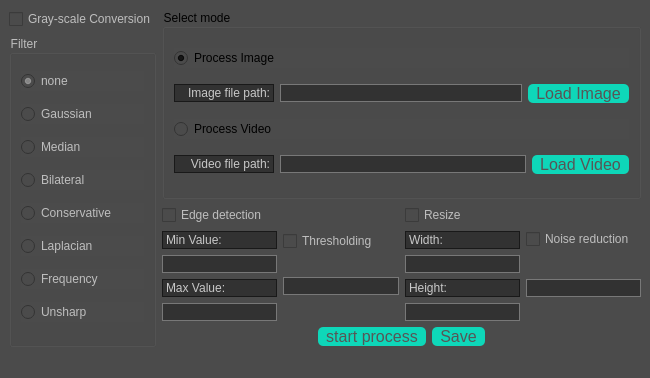
<?xml version="1.0" encoding="UTF-8"?>
<ui version="4.0">
 <class>MainWindow</class>
 <widget class="QMainWindow" name="MainWindow">
  <property name="geometry">
   <rect>
    <x>0</x>
    <y>0</y>
    <width>650</width>
    <height>378</height>
   </rect>
  </property>
  <property name="windowTitle">
   <string>MainWindow</string>
  </property>
  <property name="styleSheet">
   <string notr="true">QWidget{
background-color: rgb(75, 75, 75);
}
QComboBox{
background-color:rgb(50,50,50);
color:rgb(200,200,200)
}
QTreeView{
background-color:rgb(50,50,50);
border:1px solid rgb(25,25,25);
color:rgb(200,200,200)
}
QListView{
background-color:rgb(50,50,50);
border:1px solid rgb(25,25,25);
color:rgb(200,200,200)
}
QLineEdit{
color:rgb(200,200,200);
border:1px solid rgb(120,120,120);
background:rgb(50,50,50);
}
QPushButton {
  padding: 0px 8px;
  font-size: 16px;
  text-align: center;
  text-decoration: none;
  outline: none;
  color: rgb(86,86,86);
  background-color: rgb(14,215,185);
  border: none;
  border-radius: 5px;
}

QPushButton:hover {background-color:  rgb(0,172,142);}

QPushButton:hover:pressed {
  background-color: rgb(30,152,122);
}
QLabel{
border:1px solid rgb(25,25,25);
color:rgb(200,200,200);
position:absolute;
left:0;
top:0;
background:rgb(50,50,50);
}
QScrollBar:vertical {
	border:0px solid;
    background: rgb(50,50,50);
    width: 30px;
}
QScrollBar:horizontal {
	border:0px solid;
    background: rgb(50,50,50);
    height: 30px;
}
QScrollBar::handle:vertical {
    background: rgb(80,80,80);
	width:10px;
	margin:10px;
	border-radius:5px;
	min-height:30px;
}
QScrollBar::handle:horizontal {
    background: rgb(80,80,80);
	height:10px;
	margin:10px;
	border-radius:5px;
	min-width:30px;
}
QScrollBar::add-page, QScrollBar::sub-page{
background:none;
}
QScrollBar::add-page:vertical{
width:0px;
}
QScrollBar::sub-page:vertical{
width:0px;
}
QScrollBar::add-line:vertical {
width: 0px;
}
QScrollBar::sub-line:vertical {
width: 0px;
}
QScrollBar::add-page:horizontal{
height:0px;
}
QScrollBar::sub-page:horizontal{
height:0px;
}
QScrollBar::add-line:horizontal {
height: 0px;
}
QScrollBar::sub-line:horizontal {
height: 0px;
}
QScrollBar::left-arrow:horizontal, QScrollBar::right-arrow:horizontal {
    width:0px;
 }
QScrollBar::up-arrow:vertical, QScrollBar::down-arrow:vertical{
	height:0px;
}</string>
  </property>
  <widget class="QWidget" name="centralwidget">
   <property name="layoutDirection">
    <enum>Qt::LeftToRight</enum>
   </property>
   <layout class="QHBoxLayout" name="horizontalLayout_7">
    <item>
     <layout class="QVBoxLayout" name="verticalLayout_6">
      <item>
       <widget class="QCheckBox" name="cb_cvt2gray">
        <property name="enabled">
         <bool>false</bool>
        </property>
        <property name="text">
         <string>Gray-scale Conversion</string>
        </property>
       </widget>
      </item>
      <item>
       <widget class="QGroupBox" name="gb_filters">
        <property name="enabled">
         <bool>false</bool>
        </property>
        <property name="title">
         <string>Filter</string>
        </property>
        <layout class="QVBoxLayout" name="verticalLayout">
         <item>
          <widget class="QRadioButton" name="rb_none">
           <property name="text">
            <string>none</string>
           </property>
           <property name="checked">
            <bool>true</bool>
           </property>
          </widget>
         </item>
         <item>
          <widget class="QRadioButton" name="rb_gaussian">
           <property name="text">
            <string>Gaussian</string>
           </property>
          </widget>
         </item>
         <item>
          <widget class="QRadioButton" name="rb_median">
           <property name="text">
            <string>Median</string>
           </property>
          </widget>
         </item>
         <item>
          <widget class="QRadioButton" name="rb_bilateral">
           <property name="text">
            <string>Bilateral</string>
           </property>
          </widget>
         </item>
         <item>
          <widget class="QRadioButton" name="rb_conservative">
           <property name="text">
            <string>Conservative</string>
           </property>
          </widget>
         </item>
         <item>
          <widget class="QRadioButton" name="rb_laplacian">
           <property name="text">
            <string>Laplacian</string>
           </property>
          </widget>
         </item>
         <item>
          <widget class="QRadioButton" name="rb_frequency">
           <property name="text">
            <string>Frequency</string>
           </property>
          </widget>
         </item>
         <item>
          <widget class="QRadioButton" name="rb_unsharp">
           <property name="text">
            <string>Unsharp</string>
           </property>
          </widget>
         </item>
        </layout>
       </widget>
      </item>
     </layout>
    </item>
    <item>
     <layout class="QVBoxLayout" name="verticalLayout_8" stretch="0,1,0">
      <item>
       <widget class="QGroupBox" name="groupBox">
        <property name="title">
         <string>Select mode</string>
        </property>
        <layout class="QVBoxLayout" name="verticalLayout_7">
         <item>
          <widget class="QRadioButton" name="rb_image_process">
           <property name="text">
            <string>Process Image</string>
           </property>
           <property name="checked">
            <bool>true</bool>
           </property>
          </widget>
         </item>
         <item>
          <layout class="QHBoxLayout" name="horizontalLayout_3">
           <item>
            <widget class="QLabel" name="lbl_img_path">
             <property name="minimumSize">
              <size>
               <width>100</width>
               <height>18</height>
              </size>
             </property>
             <property name="maximumSize">
              <size>
               <width>100</width>
               <height>18</height>
              </size>
             </property>
             <property name="text">
              <string>Image file path:</string>
             </property>
             <property name="alignment">
              <set>Qt::AlignRight|Qt::AlignTrailing|Qt::AlignVCenter</set>
             </property>
            </widget>
           </item>
           <item>
            <widget class="QLineEdit" name="le_img_path"/>
           </item>
           <item>
            <widget class="QPushButton" name="btn_load_img">
             <property name="text">
              <string>Load Image</string>
             </property>
            </widget>
           </item>
          </layout>
         </item>
         <item>
          <widget class="QRadioButton" name="rb_video_process">
           <property name="text">
            <string>Process Video</string>
           </property>
          </widget>
         </item>
         <item>
          <layout class="QHBoxLayout" name="horizontalLayout_2">
           <item>
            <widget class="QLabel" name="lbl_video_path">
             <property name="minimumSize">
              <size>
               <width>100</width>
               <height>18</height>
              </size>
             </property>
             <property name="maximumSize">
              <size>
               <width>100</width>
               <height>18</height>
              </size>
             </property>
             <property name="text">
              <string>Video file path:</string>
             </property>
             <property name="alignment">
              <set>Qt::AlignRight|Qt::AlignTrailing|Qt::AlignVCenter</set>
             </property>
            </widget>
           </item>
           <item>
            <widget class="QLineEdit" name="le_video_path">
             <property name="enabled">
              <bool>false</bool>
             </property>
            </widget>
           </item>
           <item>
            <widget class="QPushButton" name="btn_load_video">
             <property name="enabled">
              <bool>false</bool>
             </property>
             <property name="text">
              <string>Load Video</string>
             </property>
            </widget>
           </item>
          </layout>
         </item>
        </layout>
       </widget>
      </item>
      <item>
       <layout class="QHBoxLayout" name="horizontalLayout">
        <item>
         <layout class="QVBoxLayout" name="verticalLayout_2">
          <item>
           <widget class="QCheckBox" name="cb_edge_detection">
            <property name="enabled">
             <bool>false</bool>
            </property>
            <property name="text">
             <string>Edge detection</string>
            </property>
           </widget>
          </item>
          <item>
           <widget class="QLabel" name="lbl_min_val">
            <property name="enabled">
             <bool>false</bool>
            </property>
            <property name="minimumSize">
             <size>
              <width>0</width>
              <height>18</height>
             </size>
            </property>
            <property name="maximumSize">
             <size>
              <width>16777215</width>
              <height>18</height>
             </size>
            </property>
            <property name="text">
             <string>Min Value:</string>
            </property>
           </widget>
          </item>
          <item>
           <widget class="QLineEdit" name="le_min_val">
            <property name="enabled">
             <bool>false</bool>
            </property>
           </widget>
          </item>
          <item>
           <widget class="QLabel" name="lbl_max_val">
            <property name="enabled">
             <bool>false</bool>
            </property>
            <property name="minimumSize">
             <size>
              <width>0</width>
              <height>18</height>
             </size>
            </property>
            <property name="maximumSize">
             <size>
              <width>16777215</width>
              <height>18</height>
             </size>
            </property>
            <property name="text">
             <string>Max Value:</string>
            </property>
           </widget>
          </item>
          <item>
           <widget class="QLineEdit" name="le_max_val">
            <property name="enabled">
             <bool>false</bool>
            </property>
           </widget>
          </item>
         </layout>
        </item>
        <item>
         <layout class="QVBoxLayout" name="verticalLayout_4" stretch="0,1">
          <property name="spacing">
           <number>0</number>
          </property>
          <item>
           <widget class="QCheckBox" name="cb_thresholding">
            <property name="enabled">
             <bool>false</bool>
            </property>
            <property name="text">
             <string>Thresholding</string>
            </property>
           </widget>
          </item>
          <item>
           <widget class="QLineEdit" name="lineEdit_5">
            <property name="enabled">
             <bool>false</bool>
            </property>
           </widget>
          </item>
         </layout>
        </item>
        <item>
         <layout class="QVBoxLayout" name="verticalLayout_3">
          <item>
           <widget class="QCheckBox" name="cb_resize">
            <property name="enabled">
             <bool>false</bool>
            </property>
            <property name="text">
             <string>Resize</string>
            </property>
           </widget>
          </item>
          <item>
           <widget class="QLabel" name="lbl_width">
            <property name="enabled">
             <bool>false</bool>
            </property>
            <property name="minimumSize">
             <size>
              <width>0</width>
              <height>18</height>
             </size>
            </property>
            <property name="maximumSize">
             <size>
              <width>16777215</width>
              <height>18</height>
             </size>
            </property>
            <property name="text">
             <string>Width:</string>
            </property>
           </widget>
          </item>
          <item>
           <widget class="QLineEdit" name="le_width">
            <property name="enabled">
             <bool>false</bool>
            </property>
           </widget>
          </item>
          <item>
           <widget class="QLabel" name="lbl_height">
            <property name="enabled">
             <bool>false</bool>
            </property>
            <property name="minimumSize">
             <size>
              <width>0</width>
              <height>18</height>
             </size>
            </property>
            <property name="maximumSize">
             <size>
              <width>16777215</width>
              <height>18</height>
             </size>
            </property>
            <property name="text">
             <string>Height:</string>
            </property>
           </widget>
          </item>
          <item>
           <widget class="QLineEdit" name="le_height">
            <property name="enabled">
             <bool>false</bool>
            </property>
           </widget>
          </item>
         </layout>
        </item>
        <item>
         <layout class="QVBoxLayout" name="verticalLayout_5">
          <item>
           <widget class="QCheckBox" name="cb_noise_reduction">
            <property name="enabled">
             <bool>false</bool>
            </property>
            <property name="text">
             <string>Noise reduction</string>
            </property>
           </widget>
          </item>
          <item>
           <widget class="QLineEdit" name="lineEdit_6">
            <property name="enabled">
             <bool>false</bool>
            </property>
           </widget>
          </item>
         </layout>
        </item>
       </layout>
      </item>
      <item>
       <layout class="QHBoxLayout" name="horizontalLayout_4">
        <item>
         <spacer name="horizontalSpacer">
          <property name="orientation">
           <enum>Qt::Horizontal</enum>
          </property>
          <property name="sizeHint" stdset="0">
           <size>
            <width>40</width>
            <height>20</height>
           </size>
          </property>
         </spacer>
        </item>
        <item>
         <widget class="QPushButton" name="btn_start_process">
          <property name="enabled">
           <bool>false</bool>
          </property>
          <property name="maximumSize">
           <size>
            <width>200</width>
            <height>16777215</height>
           </size>
          </property>
          <property name="text">
           <string>start process</string>
          </property>
         </widget>
        </item>
        <item>
         <widget class="QPushButton" name="btn_save">
          <property name="enabled">
           <bool>false</bool>
          </property>
          <property name="text">
           <string>Save</string>
          </property>
         </widget>
        </item>
        <item>
         <spacer name="horizontalSpacer_2">
          <property name="orientation">
           <enum>Qt::Horizontal</enum>
          </property>
          <property name="sizeHint" stdset="0">
           <size>
            <width>40</width>
            <height>20</height>
           </size>
          </property>
         </spacer>
        </item>
       </layout>
      </item>
     </layout>
    </item>
   </layout>
  </widget>
  <widget class="QMenuBar" name="menubar">
   <property name="geometry">
    <rect>
     <x>0</x>
     <y>0</y>
     <width>650</width>
     <height>21</height>
    </rect>
   </property>
  </widget>
  <widget class="QStatusBar" name="statusbar"/>
 </widget>
 <resources/>
 <connections/>
</ui>
